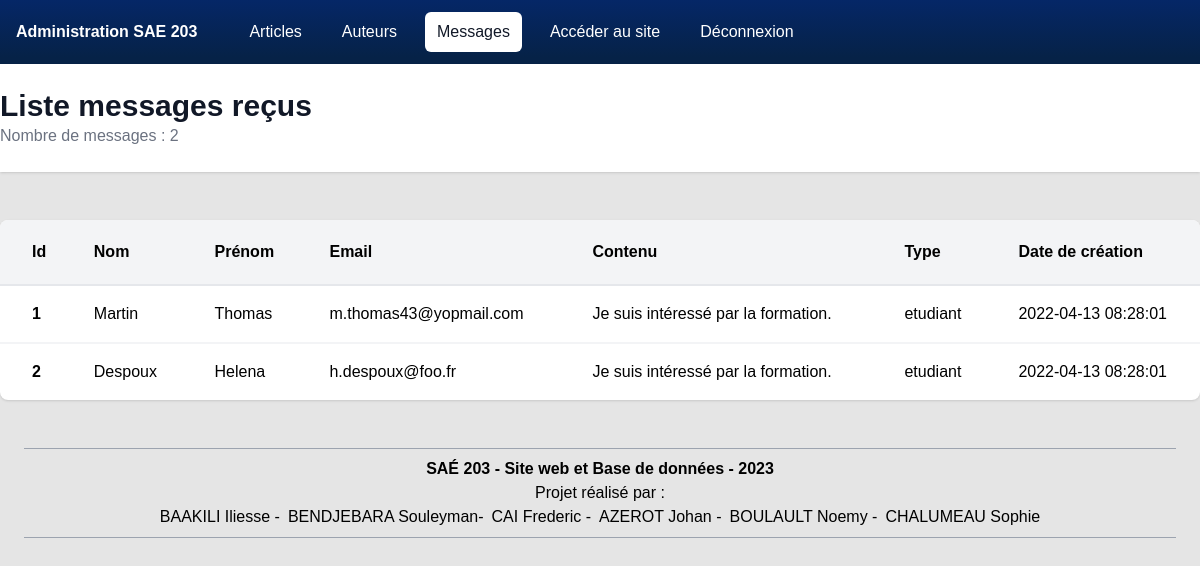
Page /administration/messages/index.php on the committed database.
### tables this page shows
CREATE TABLE IF NOT EXISTS `message` (
  `id` int NOT NULL AUTO_INCREMENT,
  `nom` varchar(255) NOT NULL,
  `prenom` varchar(255) NOT NULL,
  `email` varchar(255) NOT NULL,
  `contenu` longtext NOT NULL,
  `type` varchar(255) NOT NULL,
  `date_creation` datetime NOT NULL DEFAULT CURRENT_TIMESTAMP COMMENT '(DC2Type:datetime_immutable)',
  PRIMARY KEY (`id`)
);

### administration/messages/index.php (the view, shortened to what this page needs)
<?php
require_once('../../ressources/includes/connexion-bdd.php');
$listeMessagesCommande = $clientMySQL->prepare('SELECT * FROM message');
$listeMessagesCommande->execute();
$listeMessages = $listeMessagesCommande->fetchAll();
?>
<!DOCTYPE html>
<html lang="fr">
<head>
    <?php include_once("../ressources/includes/head.php"); ?>
</head>
<body>
<?php include_once '../ressources/includes/menu-principal.php'; ?>
    <header class="bg-white shadow">
        <div class="mx-auto max-w-7xl py-6">
            <h1 class="text-3xl font-bold text-gray-900">Liste messages reçus</h1>
            <?php
            $nbMessages = $clientMySQL->query("SELECT COUNT(*) AS 'NombredeMsg' FROM message")
            ?>
            <p class="text-gray-500">Nombre de messages : <?php echo $nbMessages ->fetch()["NombredeMsg"]?></p>
        </div>
    </header>
    <main>
        <div class="mx-auto max-w-7xl py-6">
            <div class="py-6">
                <table class="w-full bg-white rounded-lg overflow-hidden border-collapse shadow">
                    <thead class="bg-gray-100">
                        <tr>
                            <th class="font-bold pl-8 py-5 text-left">Id</th>
                            <th class="font-bold pl-8 py-5 text-left">Nom</th>
                            <th class="font-bold pl-8 py-5 text-left">Prénom</th>
                            <th class="font-bold pl-8 py-5 text-left">Email</th>
                            <th class="font-bold pl-8 py-5 text-left">Contenu</th>
                            <th class="font-bold pl-8 py-5 text-left">Type</th>
                            <th class="font-bold pl-8 py-5 text-left">Date de création</th>
                        </tr>
                    </thead>
                    <tbody>
                        <?php
                            foreach ($listeMessages as $message) {
                        ?>
                            <tr class="hover:bg-gray-100 border-b-2 border-b-gray-100 last:border-b-0 first:border-t-2 first:border-t-gray-200">
                                <td class="pl-8 p-4 font-bold"><?php echo $message["id"]; ?></td>
                                <td class="pl-8 p-4"><?php echo $message["nom"]; ?></td>
                                <td class="pl-8 p-4"><?php echo $message["prenom"]; ?></td>
                                <td class="pl-8 p-4"><?php echo $message["email"]; ?></td>
                                <td class="pl-8 p-4"><?php echo $message["contenu"]; ?></td>
                                <td class="pl-8 p-4"><?php echo $message["type"]; ?></td>
                                <td class="pl-8 p-4"><?php echo $message["date_creation"]; ?></td>
                            </tr>
                        <?php } ?>
                    </tbody>
                </table>
            </div>
        </div>
    </main>
    <?php require_once("../ressources/includes/global-footer.php"); ?>
</body>
</html>

### ressources/css/ne-pas-modifier/global.css (style rules this page uses)
*, *::after, *::before { box-sizing: border-box; }
body { background-color: #fafafa; font-family: Arial, Helvetica, sans-serif; }

### administration/ressources/css/ne-pas-modifier/adm-style.css (style rules this page uses)
body { background-color: rgba(0, 0, 0, 0.1); }

### rows in the picture
message: id "1", nom "Martin", prenom "Thomas", email "m.thomas43@yopmail.com", contenu "Je suis intéressé par la formation.", type "etudiant", date_creation "2022-04-13 08:28:01"
message: id "2", nom "Despoux", prenom "Helena", email "h.despoux@foo.fr", contenu "Je suis intéressé par la formation.", type "etudiant", date_creation "2022-04-13 08:28:01"

### other values in the picture
$entreeMenu["nom"] "Articles"
$entreeMenu["nom"] "Auteurs"
$entreeMenu["nom"] "Messages"
$entreeMenu["nom"] "Accéder au site"
$entreeMenu["nom"] "Déconnexion"
$nbMessages ->fetch()["NombredeMsg"] "2"
